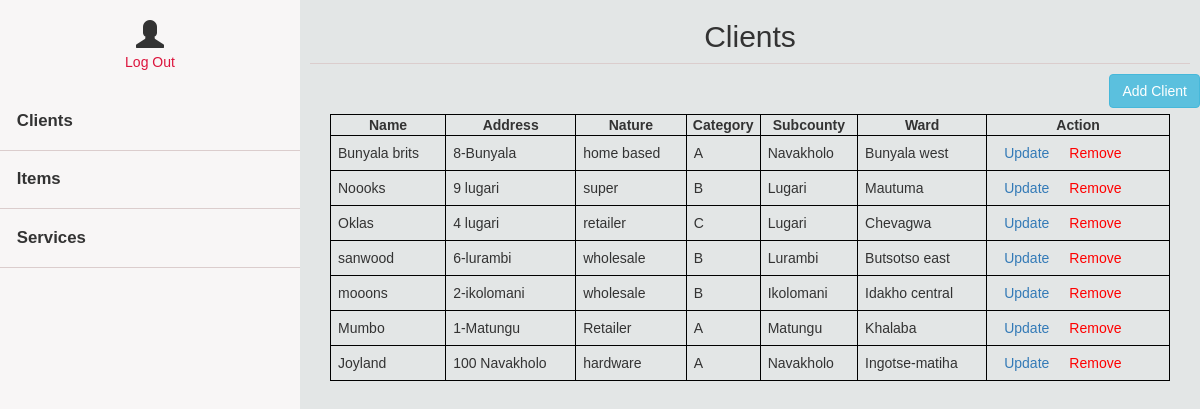
Screenshot of /pages/dashboard.php (signed in) with the database file from the repository.
### tables this page shows
CREATE TABLE `clients` (
  `id` int(11) NOT NULL,
  `business_id` varchar(7) NOT NULL,
  `business_name` varchar(255) NOT NULL,
  `address` varchar(255) NOT NULL,
  `nature` varchar(255) NOT NULL,
  `category` varchar(255) NOT NULL,
  `subcounty` varchar(255) NOT NULL,
  `ward` varchar(255) NOT NULL,
  `created_at` datetime(6) NOT NULL
);

### pages/Actions/server.php (the view, shortened to what this page needs)
<?php
class safety{
    private $host  = 'localhost';
    private $user  = 'root';
    private $password   = "";
    private $database  = "safety";
	private $clientTable = 'clients';
	private $itemTable = 'items';
    private $serviceTable = 'services';
	private $dbConnect = false;
    public function __construct(){
        if(!$this->dbConnect){
            $conn = new mysqli($this->host, $this->user, $this->password, $this->database);
            if($conn->connect_error){
                die("Error failed to connect to MySQL: " . $conn->connect_error);
            }else{
                $this->dbConnect = $conn;
            }
        }
    }
    public function showClients(){
        $output="";
        $result=mysqli_query($this->dbConnect,"SELECT * FROM ".$this->clientTable." ORDER BY created_at DESC");
        if(!$result){
            return ('Error in query: '. mysqli_error());
        }else{
            foreach($result as $row){
                $output.="<tr><td>".$row['business_name']."</td><td>".$row['address']."</td><td>".$row['nature']."</td><td>".$row['category']."</td><td>".$row['subcounty']."</td><td>".$row['ward']."</td><td><a data-item='".$row['business_id']."' class='update_client' data-toggle='modal' data-target='#updateClient'>Update</a><a class='remove_client' data-item='".$row['business_id']."'>Remove</a></td></tr>";
            }
            return $output;
        }
    }
    public function showItems(){
        $output="";
        $result=mysqli_query($this->dbConnect,"SELECT * FROM ".$this->itemTable." ORDER BY created_at DESC");
        if(!$result){
            return ('Error in query: '. mysqli_error());
        }else{
            foreach($result as $row){
                $output.="<tr><td>".$row['item_name']."</td><td><a data-item='".$row['id']."' class='update_item' data-toggle='modal' data-target='#updateItem'>Update</a><a class='remove_item' data-item='".$row['id']."'>Remove</a></td></tr>";
            }
            return $output;
        }
    }
    public function showServices(){
        $output=$total="";
        $result=mysqli_query($this->dbConnect,"SELECT * FROM ".$this->serviceTable." ORDER BY created_at DESC");
        if(!$result){
            return ('Error in query: '. mysqli_error());
        }else{
            foreach($result as $row){
                $total=$row['service']+$row['repair']+$row['refill']+$row['supply'];
                $output.="<tr><td>".$row['business_name']."</td><td>".$row['item_name']."</td><td>".$row['service']."</td><td>".$row['refill']."</td><td>".$row['repair']."</td><td>".$row['supply']."</td><td>".$total."</td><td><a class='remove_service' data-item='".$row['id']."'>Remove</a></td></tr>";
            }
            return $output;
        }
    }
    public function getItems(){
        $output="";
        $result=mysqli_query($this->dbConnect,"SELECT * FROM ".$this->itemTable."");
        if(!$result){
            return ('Error in query:'.mysqli_error());
        }else{
            foreach($result as $row){
                $output.="<option value='".$row['item_name']."'>".$row['item_name']."</option>";
            }
            return $output;
        }
    }
}
?>

### pages/dashboard.php (shortened to what this page needs)
<?php
    include('actions/server.php');
    $action=new safety();
?>
<!doctype html>
<html>
<head>
    <link rel="stylesheet" href="../bootstrap-3.4.1/dist/css/bootstrap.min.css">
    <link rel="stylesheet" type="text/css" href="../css/style.css">
</head>
<body>
<div class="container">
    <div class="left-bar">
        <ul class="profile">
            <li><i class="glyphicon glyphicon-user"></i></li>
            <li><a href="dashboard.php?logout='1'">Log Out</a></li>
        </ul>
        <ul class="left-items">
            <li class="show_clients_tab">Clients</li>
            <li class="show_items_tab">Items</li>
            <li class="show_services_tab">Services</li>
        </ul>
    </div>
    <div class="main-bar">
        <div id="clients">
            <h2>Clients</h2>
            <div class="add">
                <button class="btn btn-info"  data-toggle="modal" data-target="#addClient">Add Client</button>
            </div>
            <div class="show-elements">
                <table>
					<th>Name</th> <th>Address</th> <th>Nature</th> <th>Category</th> <th>Subcounty</th> <th>Ward</th><th>Action</th>
					<?php
		                $value=$action->showClients();
                        echo $value;
	                ?>
			    </table>
            </div>
        </div>
					<?php
		                $value=$action->showItems();
                        echo $value;
	                ?>
					<?php
		                $value=$action->showServices();
                        echo $value;
	                ?>
    </div>
                                <?php
                                    $items=$action->getItems();
                                    echo $items;
                                ?>
</div>
</body>
</html>

### css/style.css (style rules this page uses)
body { background:rgb(227, 230, 230); font-family:sans-serif; }
.left-bar { position:absolute; width:25%; background:#f8f6f6; left:0; bottom:0; top:0; overflow:hidden; }
.left-bar .profile { text-align:center; padding:10px; margin:10px; }
.left-bar .profile li { text-decoration:none; list-style:none; }
.left-bar .profile li i { font-size:2em; }
.left-bar .profile li a { color:crimson; }
.left-bar .left-items { padding:0px; }
.left-bar .left-items li { list-style:none; padding:1em; font-weight:bold; font-size:1.2em; border-bottom:1px solid rgb(219, 205, 205); cursor:pointer; }
.main-bar { position:absolute; width:75%; right:0; top:0; bottom:0; }
.main-bar h2 { text-align:center; margin:10px; padding:10px; border-bottom:1px solid rgb(219, 205, 205); }
.main-bar .btn-info { float:right; }
.main-bar .show-elements { margin:10px; padding:20px; }
.main-bar .show-elements table { text-align:left; margin-top:20px; width:100%; border:1px solid black; }
.main-bar .show-elements table th { border:1px solid black; text-align: center; }
.main-bar .show-elements table tr { border:1px solid black; padding:30px; }
.main-bar .show-elements table tr td { padding:.5em; border:1px solid black; }
.main-bar .show-elements table tr td a { cursor:pointer; padding:10px; }
.main-bar .show-elements table tr td a.remove_client,.remove_item,.remove_service { color:red; }

### rows the page displays
clients: business_name "Bunyala brits", address "8-Bunyala", nature "home based", category "A", subcounty "Navakholo", ward "Bunyala west"
clients: business_name "Noooks", address "9 lugari", nature "super", category "B", subcounty "Lugari", ward "Mautuma"
clients: business_name "Oklas", address "4 lugari", nature "retailer", category "C", subcounty "Lugari", ward "Chevagwa"
clients: business_name "sanwood", address "6-lurambi", nature "wholesale", category "B", subcounty "Lurambi", ward "Butsotso east"
clients: business_name "mooons", address "2-ikolomani", nature "wholesale", category "B", subcounty "Ikolomani", ward "Idakho central"
clients: business_name "Mumbo", address "1-Matungu", nature "Retailer", category "A", subcounty "Matungu", ward "Khalaba"
clients: business_name "Joyland", address "100 Navakholo", nature "hardware", category "A", subcounty "Navakholo", ward "Ingotse-matiha"
